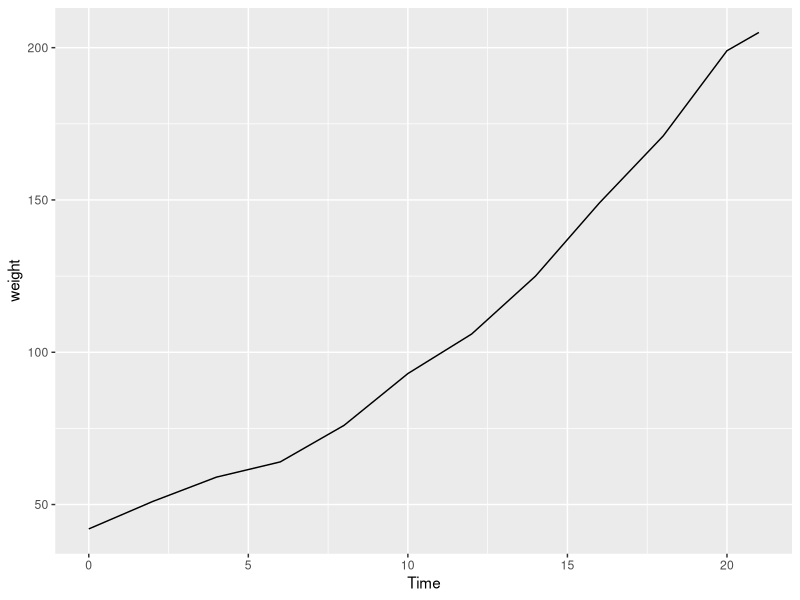
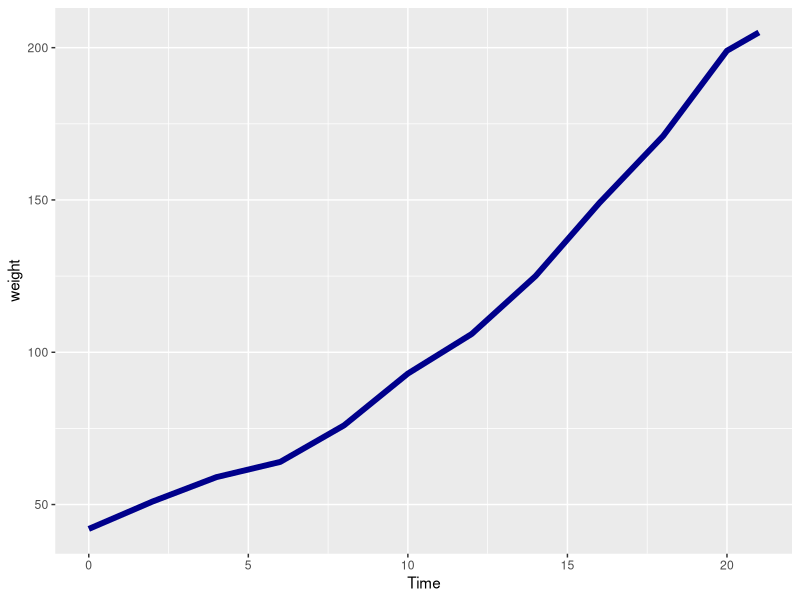
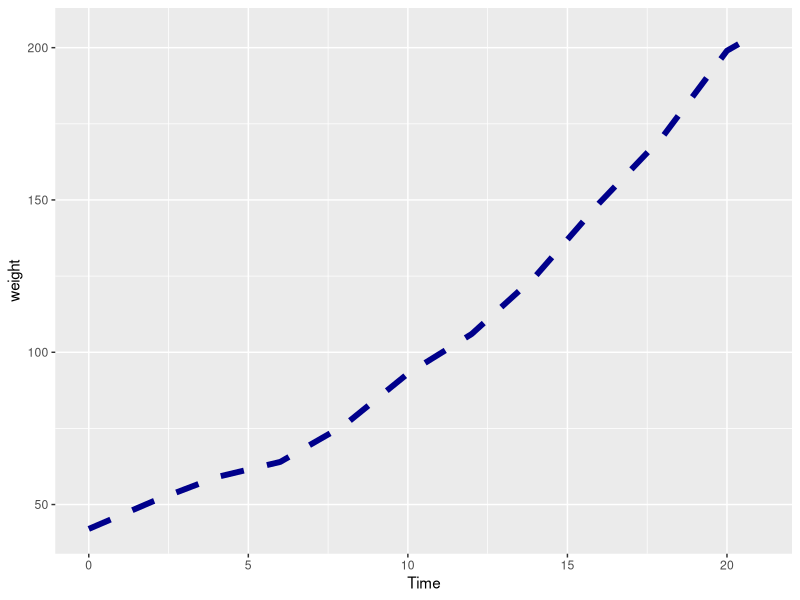
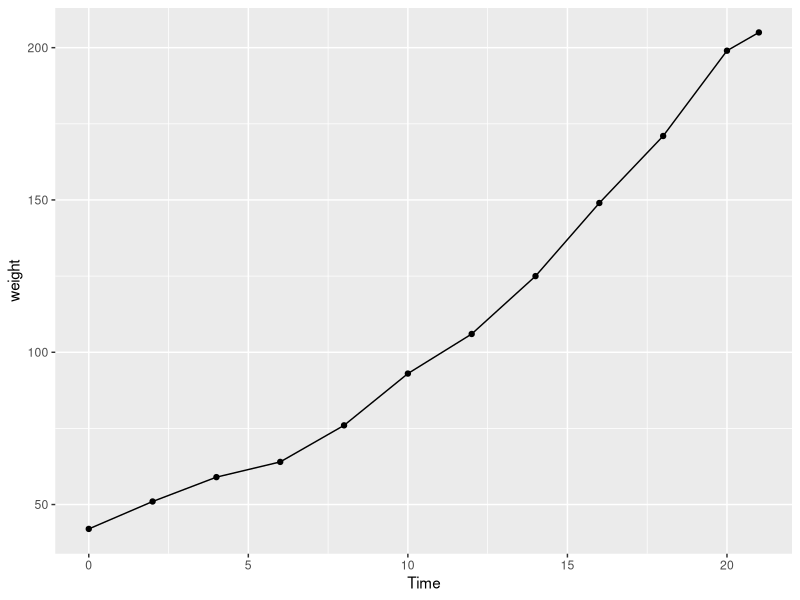
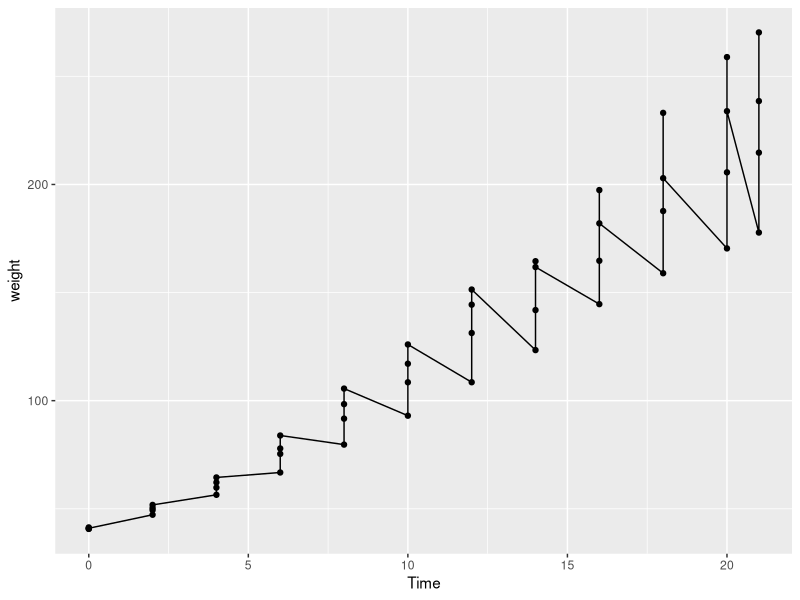
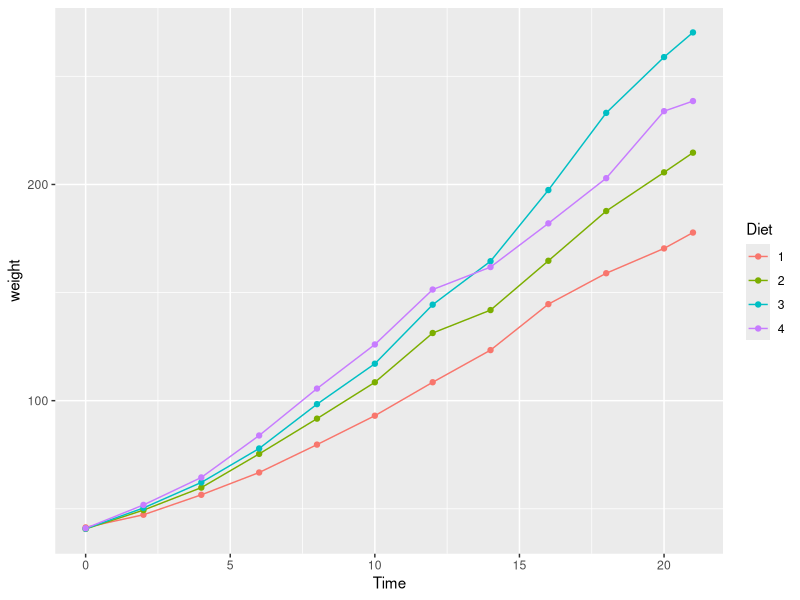
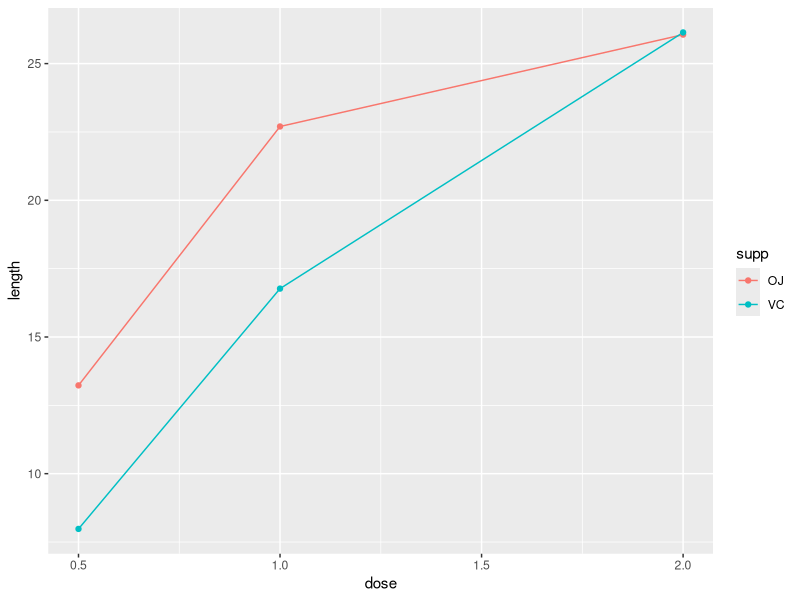
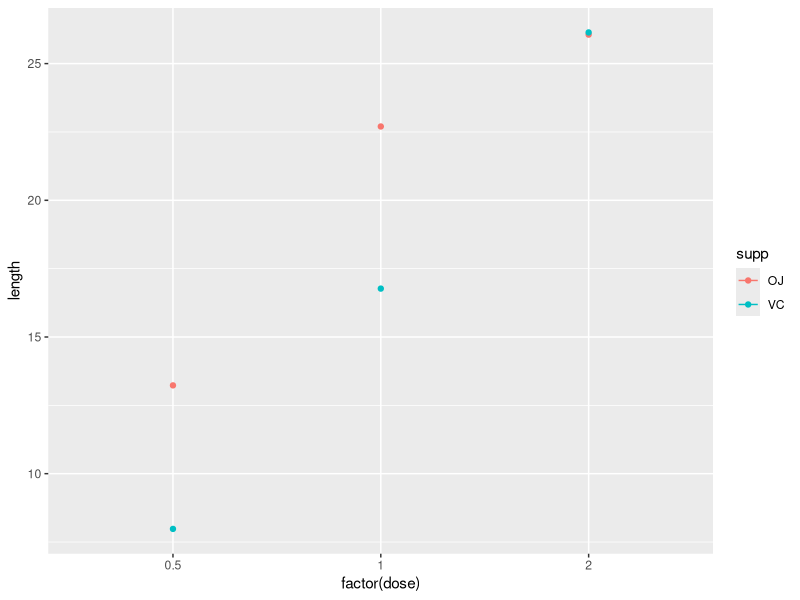

Source code (R) for these figures, in order:
## ----first, include=TRUE, purl=TRUE, message=FALSE-----------------------
require(dplyr)
require(ggplot2)

## ----linegraph_first, message=FALSE--------------------------------------
ggplot(data=(ChickWeight %>% filter(Chick==1)), mapping=aes(x=Time, y=weight)) + 
  geom_line()

## ----linegraph_set, message=FALSE----------------------------------------
ggplot(data=(ChickWeight %>% filter(Chick==1)), mapping=aes(x=Time, y=weight)) +
  geom_line(colour="darkblue", size = 2) 

## ----linegraph_linetype, message=FALSE-----------------------------------
ggplot(data=(ChickWeight %>% filter(Chick==1)), mapping=aes(x=Time, y=weight)) +
  geom_line(colour="darkblue", size = 2, linetype=2)

## ----linegraph_geompoint, message=FALSE----------------------------------
ggplot(data=(ChickWeight %>% filter(Chick==1)), mapping=aes(x=Time, y=weight)) + 
  geom_line() + 
  geom_point()

## ----linegraph_ChickWeightMean, message=FALSE----------------------------
ChickWeightMean <- ChickWeight %>% 
  group_by(Time, Diet) %>% 
  summarize(weight=mean(weight))
ChickWeightMean

## ----linegraph__sawtooth, message=FALSE----------------------------------
ggplot(data=ChickWeightMean, mapping=aes(x=Time, y=weight)) +
  geom_line() + 
  geom_point()

## ----linegraph_aes, message=FALSE----------------------------------------
ggplot(data=ChickWeightMean, mapping=aes(x=Time, y=weight, colour=Diet)) +
  geom_line() + 
  geom_point()

## ----linegraph_tg, message=FALSE-----------------------------------------
tg <- ToothGrowth %>% 
  group_by(supp, dose) %>% 
  summarize(length=mean(len))
tg

## ----linegraph_numericx, message=FALSE-----------------------------------
ggplot(data=tg, mapping=aes(x=dose, y=length, colour=supp)) +
  geom_line() + 
  geom_point()

## ----linegraph_factorx, message=TRUE-------------------------------------
ggplot(data=tg, mapping=aes(x=factor(dose), y=length, colour=supp)) +
  geom_line() + 
  geom_point()

## ---- message=FALSE------------------------------------------------------
ggplot(data=tg, mapping=aes(x=factor(dose), y=length, colour=supp, group=supp)) +
  geom_line() + 
  geom_point()

## ----linegraph_group1, message=FALSE-------------------------------------
# Consider only "OJ" supplier
ggplot(data=(tg%>%filter(supp=="OJ")), mapping=aes(x=factor(dose), y=length, group=1)) +
  geom_line() + 
  geom_point()

## ----linegraph_dodge, message=FALSE--------------------------------------
ggplot(data=tg, mapping=aes(x=factor(dose), y=length, colour=supp, group=supp)) +
  geom_line(position=position_dodge(0.15)) + 
  geom_point(position=position_dodge(0.15))

## ----linegraph_labels, message=FALSE-------------------------------------
ChickWeightMean <- ChickWeightMean %>%
  mutate(Diet = factor(Diet, levels=1:4, labels=c("A","B","C","D")))

## ----linegraph_setcolourmanual, message=FALSE----------------------------
ggplot(data=ChickWeightMean, mapping=aes(x=Time, y=weight, colour=Diet)) +
  geom_line() + 
  geom_point() + 
  scale_color_manual(values=c("red", "blue", "green", "orange"))

## ----linegraph_setcolourmanual_order, message=FALSE----------------------
ggplot(data=ChickWeightMean, mapping=aes(x=Time, y=weight, colour=Diet)) +
  geom_line() + 
  geom_point() + 
  scale_color_manual(values=c("D"="orange", "B"="blue", "A"="red", "C"="green"))

## ----linegraph_setshape_order, message=FALSE-----------------------------
ggplot(data=ChickWeightMean, mapping=aes(x=Time, y=weight, colour=Diet)) +
  geom_line(mapping=aes(linetype=Diet)) + 
  geom_point(mapping=aes(shape=Diet)) + 
  scale_color_manual(values=c("D"="orange", "B"="blue", "A"="red", "C"="green")) +
  scale_shape_manual(values=c(16,18,20,22)) + 
  scale_linetype_manual(values=c(1,3,5,6))

## ----linegraph_ChickWeightGrowthMean, message=FALSE----------------------
ChickWeightGrowth <- ChickWeight %>% 
  group_by(Chick) %>%
  mutate(growth=c(0,diff(weight))) %>% 
  filter(growth != 0)
  
ChickWeightGrowthMean <- ChickWeightGrowth %>% 
  group_by(Time, Diet) %>%
  summarize(growth=mean(growth)) 

ggp <- ggplot(data=ChickWeightGrowthMean, mapping=aes(x=Time, y=growth, colour=Diet)) +
  geom_line(mapping=aes(linetype=Diet)) + 
  geom_point(mapping=aes(shape=Diet))

ggp

## ----linegraph_hline, message=FALSE--------------------------------------
growth_avg <- ChickWeightGrowth %>%
  magrittr::use_series(growth) %>% 
  mean

ggp1 <- ggp + 
  geom_hline(yintercept = growth_avg, colour="grey20")

ggp1

## ----linegraph_vline, message=FALSE--------------------------------------
ggp1 + 
  geom_vline(xintercept = c(7,14,21), colour="grey40", linetype=3)

